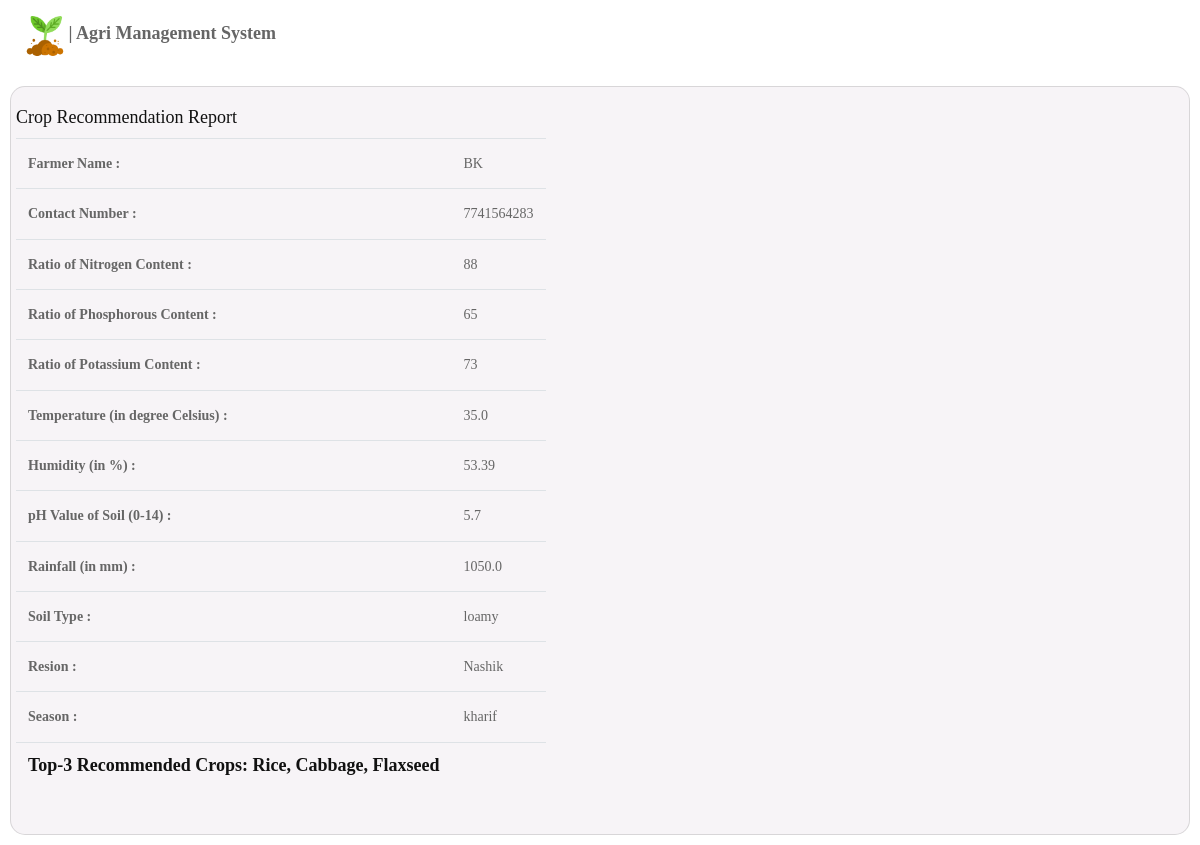
/report (signed in), run on an earlier commit of the app's database.
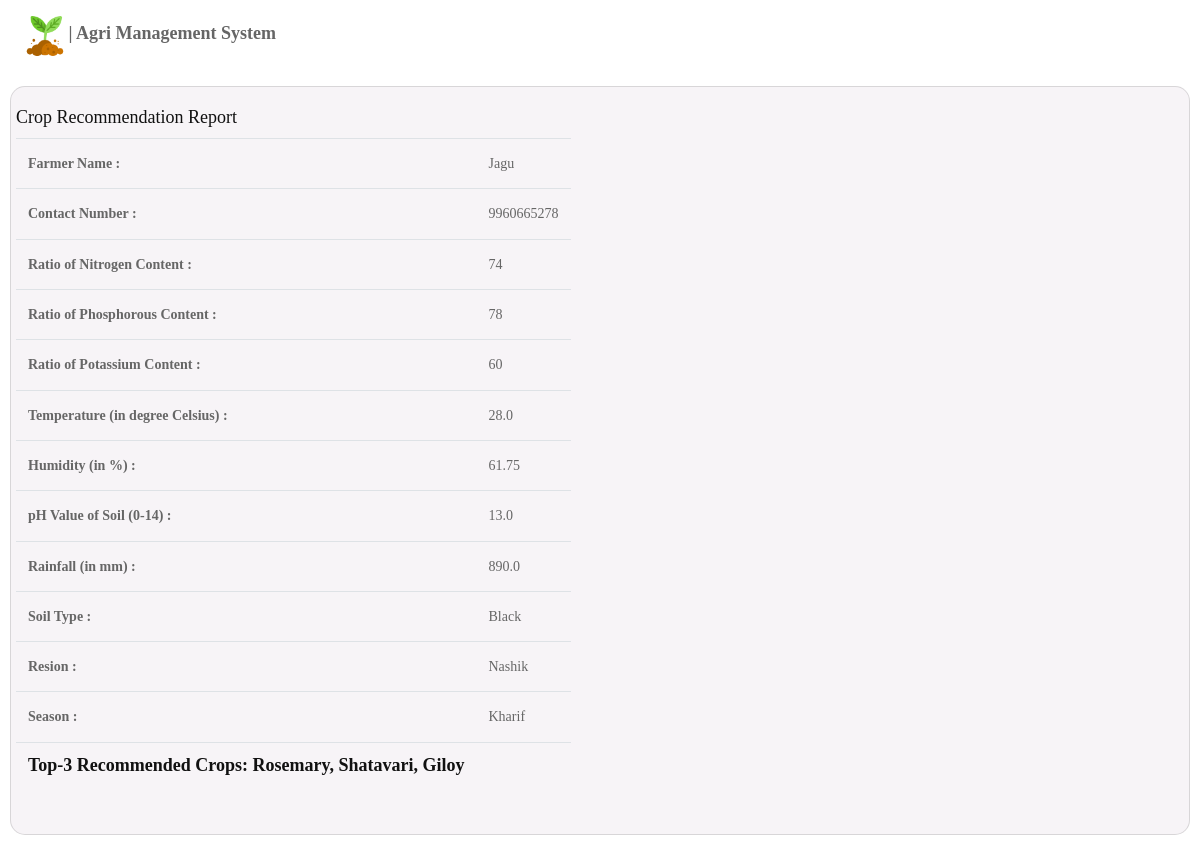
And on a later commit of the database.
### app/models.py (models this page shows, shortened)
class Crop_Details(models.Model):
    user = models.ForeignKey(User, on_delete=models.CASCADE, null=True, blank=True)
    farmer_id = models.BigAutoField(primary_key=True)
    farmer_name = models.CharField(max_length=100)
    contact_no = models.CharField(max_length=15)
    n = models.PositiveIntegerField()
    p = models.PositiveIntegerField()
    k = models.PositiveIntegerField()
    temperature = models.FloatField()
    humidity = models.FloatField()
    ph = models.FloatField()
    rainfall = models.FloatField()
    soil_type = models.CharField(max_length=20, null=True, blank=True)
    season = models.CharField(max_length=20, null=True, blank=True)
    region = models.CharField(max_length=20, null=True, blank=True)
    prediction = models.CharField(max_length=50)
    fertilizer = models.CharField(max_length=50)
    date = models.DateField()

### app/views.py (the view)
# urls.py: path("report", views.report, name= "report"),
@login_required(login_url="log_in")
@cache_control(no_cache = True, must_revalidate = True, no_store = True)
def report(request):
    crop_data = Crop_Details.objects.last()
    context = {
        'crop_data' : crop_data
    }
    return render(request, "report.html", context)

### templates/report.html (shortened to what this page needs)
{% extends 'base.html' %}
{% block body %}
<div class="card">
  <div class="card-body">
    <div class="row">
      <div class="col-mb-6">
        <h4 style="font-size: 18px;">Crop Recommendation Report</h4>
        <table class="table text-left">
          <tbody>
            <tr>
              <th>Farmer Name :</th>
              <td>{{ crop_data.farmer_name }}</td>
            </tr>
            <tr>
              <th>Contact Number :</th>
              <td>{{ crop_data.contact_no }}</td>
            </tr>
            <tr>
              <th>Ratio of Nitrogen Content :</th>
              <td colspan="2">{{ crop_data.n }}</td>
            </tr>
            <tr>
              <th>Ratio of Phosphorous Content :</th>
              <td colspan="2">{{ crop_data.p }}</td>
            </tr>
            <tr>
              <th>Ratio of Potassium Content :</th>
              <td colspan="2">{{ crop_data.k }}</td>
            </tr>
            <tr>
              <th>Temperature (in degree Celsius) :</th>
              <td colspan="2">{{ crop_data.temperature }}</td>
            </tr>
            <tr>
              <th>Humidity (in %) :</th>
              <td colspan="2">{{ crop_data.humidity }}</td>
            </tr>
            <tr>
              <th>pH Value of Soil (0-14) :</th>
              <td colspan="2">{{ crop_data.ph }}</td>
            </tr>
            <tr>
              <th>Rainfall (in mm) :</th>
              <td colspan="2">{{ crop_data.rainfall }}</td>
            </tr>
            <tr>
              <th>Soil Type :</th>
              <td colspan="2">{{crop_data.soil_type}}</td>
            </tr>
            <tr>
              <th>Resion :</th>
              <td colspan="2">{{crop_data.region}}</td>
            </tr>
            <tr>
              <th>Season :</th>
              <td colspan="2">{{crop_data.season}}</td>
            </tr>
            <tr>
              <th>
                <h3><b>{{ crop_data.prediction }}</b></h3>
              </th>
              <td colspan="2"></td>
            </tr>
          </tbody>
        </table>
      </div>
    </div>
  </div>
</div>
{% endblock body %}

### templates/base.html (shortened to what this page needs)
<!DOCTYPE html>
<html lang="en">
<head>
  <link rel="stylesheet" type="text/css" href="static/css/bootstrap.min.css">
  <link rel="stylesheet" type="text/css" href="static/css/style.css">
  <link rel="stylesheet" href="static/css/responsive.css">
  <link rel="stylesheet" href="static/css/jquery.mCustomScrollbar.min.css">
  <link rel="stylesheet" href="https://netdna.bootstrapcdn.com/font-awesome/4.0.3/css/font-awesome.css">
  <link rel="stylesheet" href="static/css/owl.carousel.min.css">
  <link rel="stylesheet" href="https://cdnjs.cloudflare.com/ajax/libs/fancybox/2.1.5/jquery.fancybox.min.css"
    media="screen">
  <link rel="stylesheet" href="/static/css/loan11.css">
</head>
<body>
  <div class="header_section mt-3">
    <nav class="navbar navbar-expand-lg navbar-light bg-light">
      <div class="logo"><img src="static/images/agri_icon.png" style="height: 40px;"> <b style="font-size:large;"> |
          Agri Management System</b> </div>
    </nav>
  </div>
  {% block body %}
  {% endblock body %}
</body>
</html>

### static/css/style.css (style rules this page uses)
* { box-sizing: border-box !important; transition: ease all 0.5s; }
html { scroll-behavior: smooth; }
body { color: #666666; font-size: 14px; line-height: 1.80857; font-weight: normal; overflow-x: hidden; font-family: Raleway; }
h1, h2, h3, h4, h5, h6 { letter-spacing: 0; font-weight: normal; position: relative; padding: 0 0 10px 0; font-weight: normal; line-height: normal; color: #111111; margin: 0 }
h3 { font-size: 18px }
h4 { font-size: 16px }
*, *::after, *::before { -webkit-box-sizing: border-box; -moz-box-sizing: border-box; box-sizing: border-box; }
img { max-width: 100%; height: auto; }
.header_section { width: 100%; float: left; position: relative; z-index: 1; }
.logo { width: 40%; float: left; }
.navbar { padding: 0px 25px 30px 25px; }
.bg-light { background-color: #fff !important; }

### static/css/loan11.css (style rules this page uses)
.card { background: rgb(247, 244, 247); width: 200; height: 200; margin: 10px; border-radius: 15px; }

What changed in the data, as far as the page shows it:
no longer on this page (row unchanged): Crop_Details: farmer_name "BK", contact_no "7741564283", n "88", p "65", k "73", temperature "35.0", humidity "53.39", ph "5.7", rainfall "1050.0", soil_type "loamy", region "Nashik", season "kharif", prediction "Top-3 Recommended Crops: Rice, Cabbage, Flaxseed"
added Crop_Details: farmer_name "Jagu", contact_no "9960665278", n "74", p "78", k "60", temperature "28.0", humidity "61.75", ph "13.0", rainfall "890.0", soil_type "Black", region "Nashik", season "Kharif", prediction "Top-3 Recommended Crops: Rosemary, Shatavari, Giloy"
